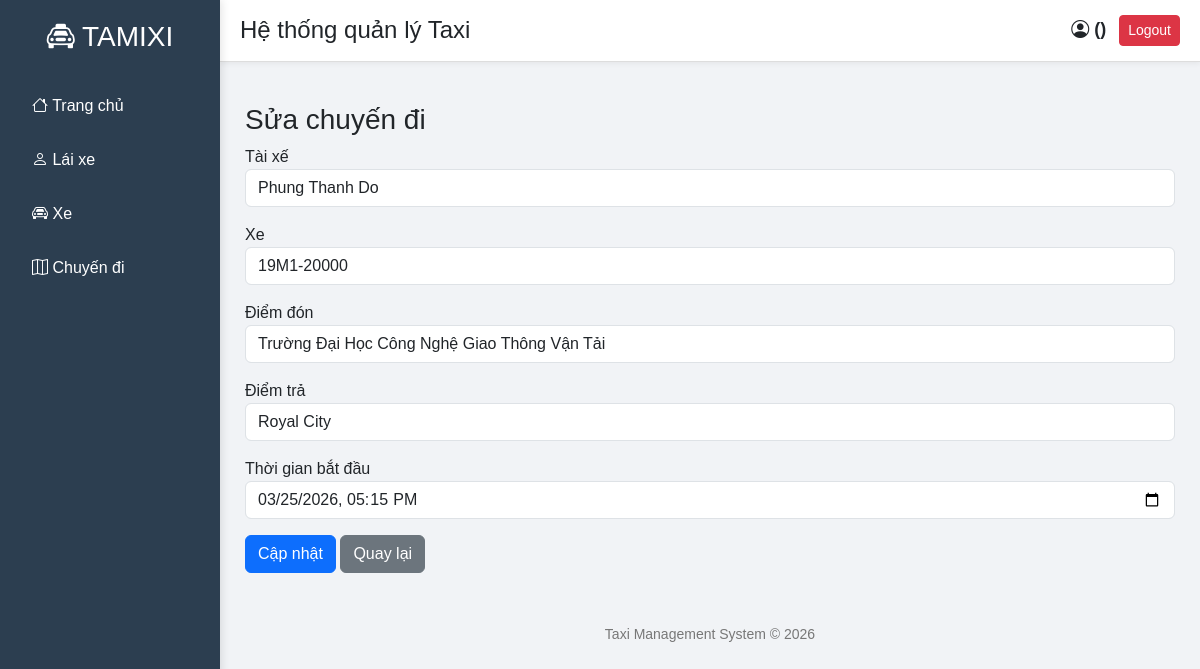
The page /edit_trip/3 on the database its author committed.
### tables this page shows
CREATE TABLE Trips (
    trip_id INTEGER PRIMARY KEY AUTOINCREMENT,
    driver_id INTEGER,
    car_id INTEGER,
    pickup_location TEXT,
    dropoff_location TEXT,
    start_time DATETIME,
    end_time DATETIME, distance REAL, price INTEGER,
    FOREIGN KEY(driver_id) REFERENCES Drivers(driver_id),
    FOREIGN KEY(car_id) REFERENCES Cars(car_id)
);

CREATE TABLE Drivers (
    driver_id INTEGER PRIMARY KEY AUTOINCREMENT,
    name TEXT NOT NULL,
    phone TEXT,
    license_number TEXT,
    status TEXT
);

CREATE TABLE Cars (
    car_id INTEGER PRIMARY KEY AUTOINCREMENT,
    plate_number TEXT NOT NULL,
    car_model TEXT,
    status TEXT
);

### app.py (the view, shortened to what this page needs)
@app.route("/edit_trip/<id>", methods=["GET","POST"])
def edit_trip(id):
    conn = get_db()
    cursor = conn.cursor()
    cursor.execute("SELECT * FROM Drivers")
    drivers = cursor.fetchall()
    cursor.execute("SELECT * FROM Cars")
    cars = cursor.fetchall()
    cursor.execute("SELECT * FROM Trips WHERE trip_id=?", (id,))
    trip = cursor.fetchone()
    conn.close()
    return render_template("edit_trip.html",trip=trip,drivers=drivers,cars=cars)

### app.py (called while the page is built)
def get_db():
    conn = sqlite3.connect("taxi.db")
    conn.row_factory = sqlite3.Row
    return conn

### templates/edit_trip.html
{% extends "layout.html" %}
{% block content %}
<h3>Sửa chuyến đi</h3>
<form method="POST">
<div class="mb-3">
<label>Tài xế</label>
<select name="driver_id" class="form-control">
{% for d in drivers %}
<option value="{{d.driver_id}}"
{% if d.driver_id == trip.driver_id %}selected{% endif %}>
{{d.name}}
</option>
{% endfor %}
</select>
</div>
<div class="mb-3">
<label>Xe</label>
<select name="car_id" class="form-control">
{% for c in cars %}
<option value="{{c.car_id}}"
{% if c.car_id == trip.car_id %}selected{% endif %}>
{{c.plate_number}}
</option>
{% endfor %}
</select>
</div>
<div class="mb-3">
<label>Điểm đón</label>
<input type="text"
name="pickup"
value="{{trip.pickup_location}}"
class="form-control"
required>
</div>
<div class="mb-3">
<label>Điểm trả</label>
<input type="text"
name="dropoff"
value="{{trip.dropoff_location}}"
class="form-control"
required>
</div>
<div class="mb-3">
<label>Thời gian bắt đầu</label>
<input type="datetime-local"
name="start_time"
value="{{trip.start_time[:16]|replace(' ','T')}}"
class="form-control"
required>
</div>
<button class="btn btn-primary">Cập nhật</button>
<a href="/trips" class="btn btn-secondary">Quay lại</a>
</form>
{% endblock %}

### static/style.css (style rules this page uses)
body { margin:0; font-family:Arial, sans-serif; background:#f1f3f6; }

### rows shown on the page
Trips: driver_id "Phung Thanh Do", car_id "19M1-20000", pickup "Trường Đại Học Công Nghệ Giao Thông Vận Tải", dropoff "Royal City", start_time "03/25/2026 17:15"
